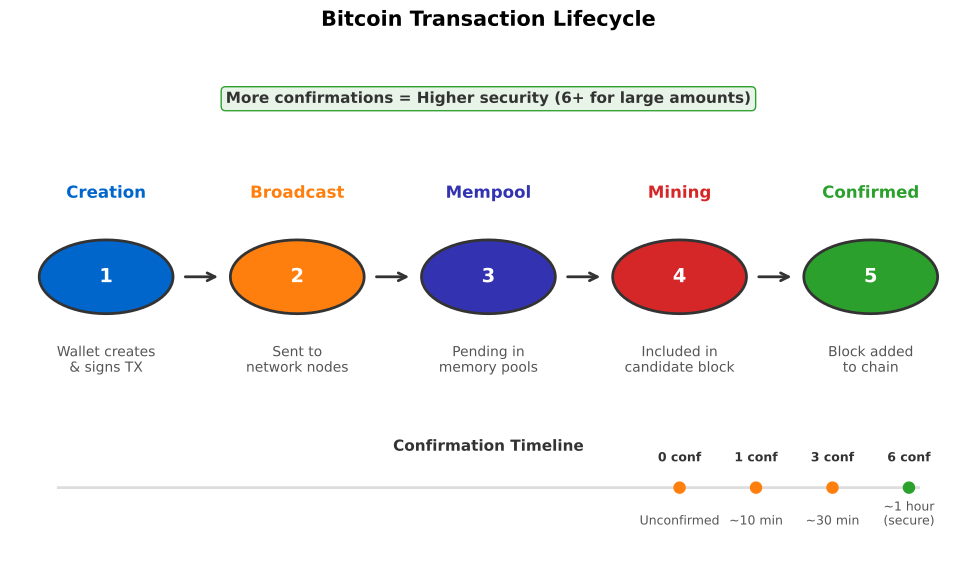

This figure's Python source:
"""
Transaction Lifecycle
From creation to confirmation
"""

import matplotlib.pyplot as plt
import matplotlib.patches as patches
from matplotlib.patches import FancyBboxPatch, FancyArrowPatch, Circle
import numpy as np
from pathlib import Path

CHART_METADATA = {
    'title': 'Transaction Lifecycle',
    'url': 'https://github.com/Digital-AI-Finance/Blockchain_Crypto/tree/main/Module_A_Blockchain_Foundations/L06_Bitcoin_Protocol/charts/05_transaction_lifecycle'
}

plt.rcParams.update({
    'font.size': 14,
    'axes.labelsize': 14,
    'axes.titlesize': 16,
    'xtick.labelsize': 12,
    'ytick.labelsize': 12,
    'legend.fontsize': 12,
    'figure.figsize': (10, 6),
    'figure.dpi': 150
})

MLPURPLE = '#3333B2'
MLBLUE = '#0066CC'
MLORANGE = '#FF7F0E'
MLGREEN = '#2CA02C'
MLRED = '#D62728'
MLLAVENDER = '#ADADE0'

fig, ax = plt.subplots(figsize=(10, 6))

# Stages
stages = [
    (0.10, 'Creation', 'Wallet creates\n& signs TX', MLBLUE),
    (0.30, 'Broadcast', 'Sent to\nnetwork nodes', MLORANGE),
    (0.50, 'Mempool', 'Pending in\nmemory pools', MLPURPLE),
    (0.70, 'Mining', 'Included in\ncandidate block', MLRED),
    (0.90, 'Confirmed', 'Block added\nto chain', MLGREEN),
]

y_center = 0.55

for x, title, desc, color in stages:
    # Circle for stage
    circle = Circle((x, y_center), 0.07, facecolor=color, edgecolor='#333', linewidth=2)
    ax.add_patch(circle)

    # Stage number
    idx = stages.index((x, title, desc, color)) + 1
    ax.text(x, y_center, str(idx), ha='center', va='center', fontsize=14,
            fontweight='bold', color='white')

    # Title above
    ax.text(x, y_center + 0.15, title, ha='center', fontsize=12,
            fontweight='bold', color=color)

    # Description below
    ax.text(x, y_center - 0.18, desc, ha='center', fontsize=10, color='#555')

# Arrows between stages
for i in range(len(stages) - 1):
    x1 = stages[i][0] + 0.08
    x2 = stages[i + 1][0] - 0.08
    ax.annotate('', xy=(x2, y_center), xytext=(x1, y_center),
                arrowprops=dict(arrowstyle='->', color='#333', lw=2))

# Confirmation timeline at bottom
ax.axhline(y=0.15, xmin=0.05, xmax=0.95, color='#ddd', linestyle='-', linewidth=2)

confirmations = [
    (0.70, '0 conf', 'Unconfirmed'),
    (0.78, '1 conf', '~10 min'),
    (0.86, '3 conf', '~30 min'),
    (0.94, '6 conf', '~1 hour\n(secure)'),
]

for x, label, time in confirmations:
    ax.plot(x, 0.15, 'o', markersize=8, color=MLGREEN if '6' in label else MLORANGE)
    ax.text(x, 0.20, label, ha='center', fontsize=9, fontweight='bold', color='#333')
    ax.text(x, 0.08, time, ha='center', fontsize=9, color='#555')

ax.text(0.50, 0.22, 'Confirmation Timeline', ha='center', fontsize=11,
        fontweight='bold', color='#333')

# Key insight
insight = 'More confirmations = Higher security (6+ for large amounts)'
props = dict(boxstyle='round,pad=0.3', facecolor='#E8F4E8', edgecolor=MLGREEN)
ax.text(0.50, 0.88, insight, ha='center', fontsize=11, fontweight='bold',
        bbox=props, color='#333')

ax.set_xlim(0, 1)
ax.set_ylim(0, 1)
ax.axis('off')

plt.title('Bitcoin Transaction Lifecycle', fontweight='bold', fontsize=15, pad=10)
plt.tight_layout()

output_path = Path(__file__).parent / 'chart.pdf'
plt.savefig(output_path, bbox_inches='tight', dpi=300)
print(f"Chart saved to: {output_path.absolute()}")
plt.close()
